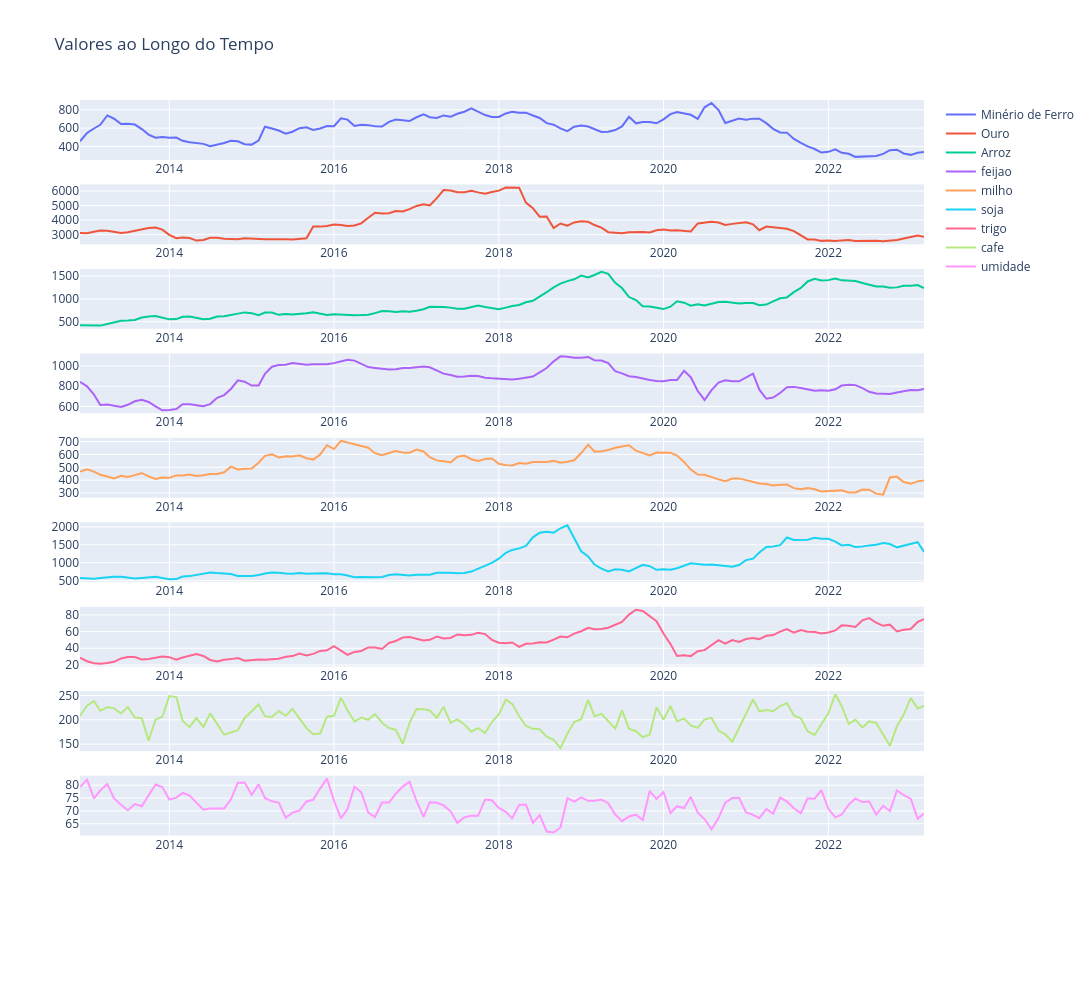

The notebook cell saved with this chart:
### Code cell
fig = make_subplots(rows = 10, cols =1)

fig.add_trace(go.Scatter(x = df.reset_index()['data'],
                         y = df.reset_index()['minerio_ferro'],
                         name = 'Minério de Ferro'), row = 1, col = 1
)

fig.add_trace(go.Scatter(x = df.reset_index()['data'],
                         y = df.reset_index()['ouro'],
                         name = 'Ouro'), row = 2, col = 1
)

fig.add_trace(go.Scatter(x = df.reset_index()['data'],
                         y = df.reset_index()['arroz'],
                         name = 'Arroz'), row = 3, col = 1
)

fig.add_trace(go.Scatter(x = df.reset_index()['data'],
                         y = df.reset_index()['feijao'],
                         name = 'feijao'), row = 4, col = 1
)

fig.add_trace(go.Scatter(x = df.reset_index()['data'],
                         y = df.reset_index()['milho'],
                         name = 'milho'), row = 5, col = 1
)

fig.add_trace(go.Scatter(x = df.reset_index()['data'],
                         y = df.reset_index()['soja'],
                         name = 'soja'), row = 6, col = 1
)

fig.add_trace(go.Scatter(x = df.reset_index()['data'],
                         y = df.reset_index()['trigo'],
                         name = 'trigo'), row = 7, col = 1
)

fig.add_trace(go.Scatter(x = df.reset_index()['data'],
                         y = df.reset_index()['cafe'],
                         name = 'cafe'), row = 8, col = 1
)

fig.add_trace(go.Scatter(x = df.reset_index()['data'],
                         y = df.reset_index()['umidade'],
                         name = 'umidade'), row = 9, col = 1
)

fig.update_layout(height = 1000, width = 1200, title_text = "Valores ao Longo do Tempo")
fig.show()
